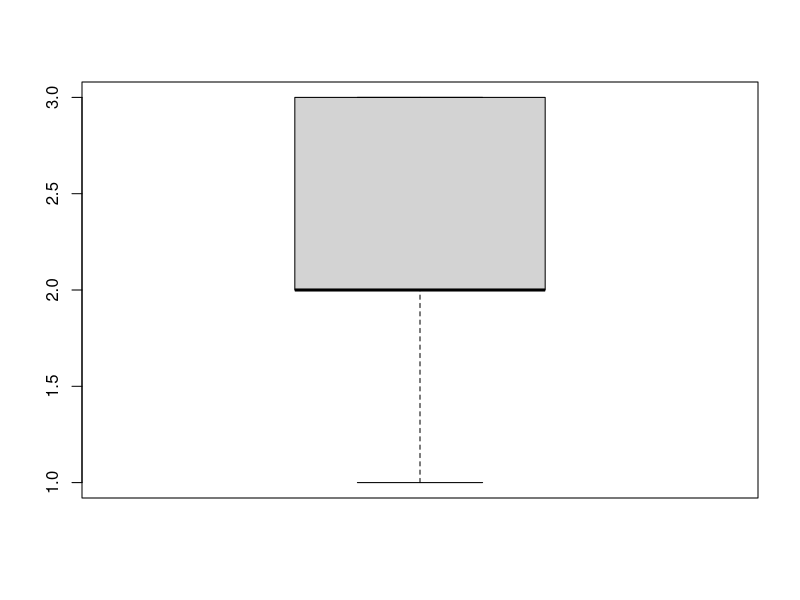
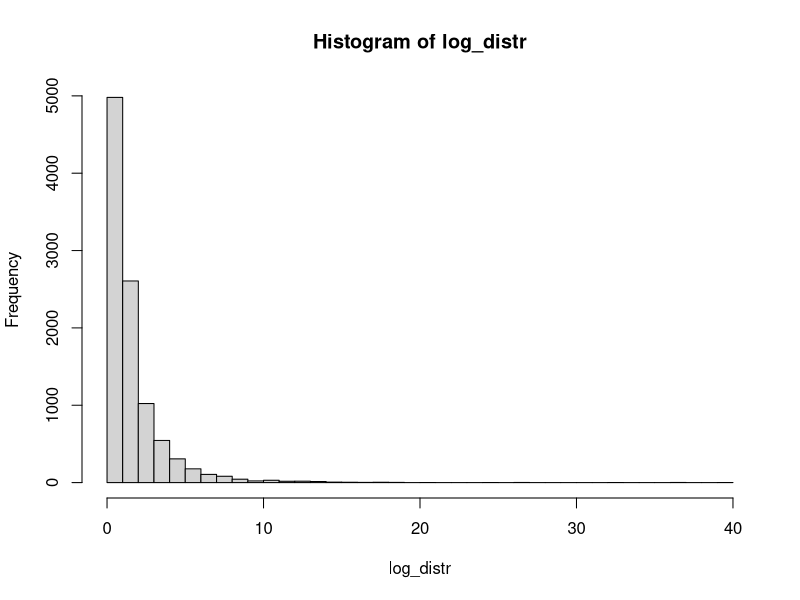
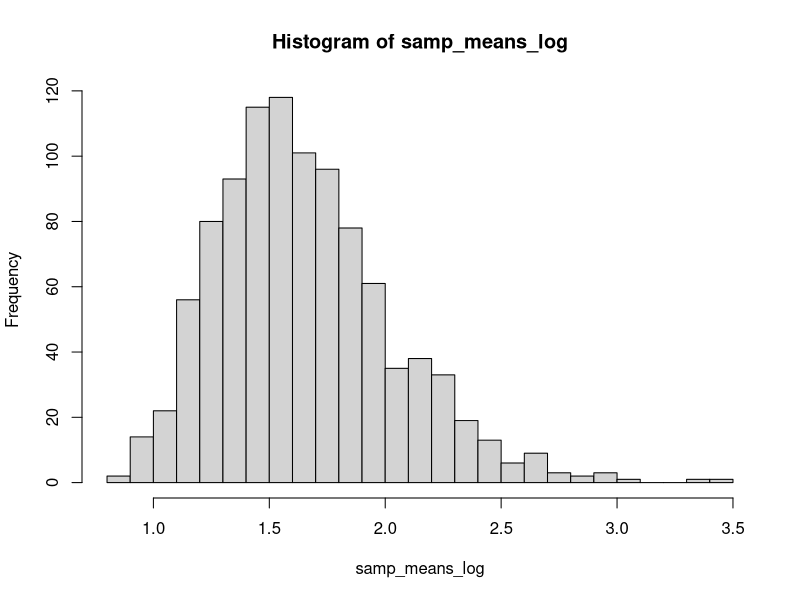

The R script that drew these images, in order:
## ---- chunk 1
boxplot(c(1, 2, 2, 2, 2, 3, 3, 3))
## ---- chunk 2
log_distr <- rlnorm(10000) # создаем "генеральную совокупность"
hist(log_distr, breaks = 30) # строим гистограмму
## ---- chunk 3
samp_means_log <- replicate(1000, mean(sample(log_distr, 30))) 
hist(samp_means_log, breaks = 30)
